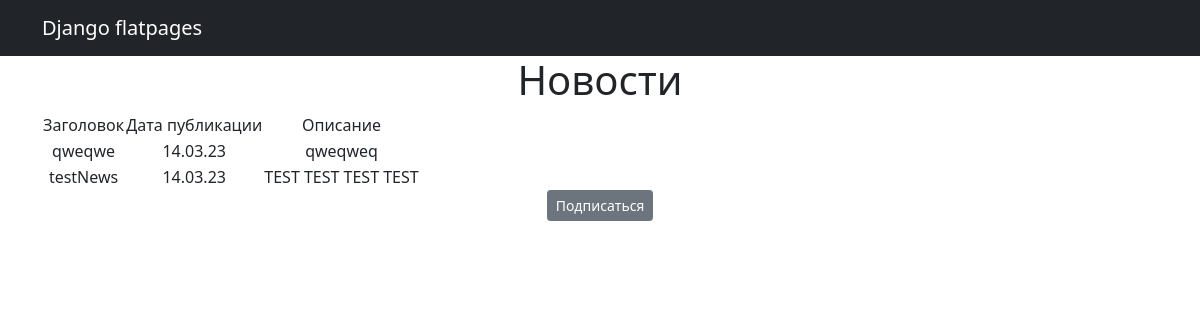
Screenshot of /news/categories/4 with the database file from the repository.
### news/models.py (models this page shows, shortened)
class Post(models.Model):
    post = 'P'
    news = 'N'
    POSITIONS = [
        (post, 'Статья'),
        (news, 'Новость')
    ]
    author_news = models.ForeignKey('Author', on_delete=models.CASCADE)
    position = models.CharField(max_length=1, choices=POSITIONS, default=news)
    data_time_create = models.DateTimeField(auto_now_add=True)
    category = models.ManyToManyField('Category', through='PostCategory')
    headline = models.CharField(max_length=255)
    text = models.TextField()
    rating = models.FloatField(default=0.0)

### news/views.py (the view)
# urls.py: path('categories/<int:pk>', CategoryListView.as_view(), name='category_list'),
class CategoryListView(ListView):
    model = Post
    template_name = 'category_list.html'
    context_object_name = 'category_news_list'
    def get_queryset(self):
        self.category = get_object_or_404(Category, id=self.kwargs['pk'])
        queryset = Post.objects.filter(category=self.category)
        return queryset
    def get_context_data(self, **kwargs):
        context = super().get_context_data(**kwargs)
        context['is_not_subscribers'] = self.request.user not in self.category.subscribers.all()
        context['category'] = self.category
        return context

### news/templatetags/custom_filters.py (called while the page is built)
@register.filter(name='censor')
def currency(value):
    cenc_words = ['чемпионат', 'популярного', 'Украине'] #Это наш словарь со словами, попавшими
    cenc_str = ' '                                       #под цензуру
    value_list = value.split() #Преобразуем наши заголовки и тексты статей в списки
    for i in value_list:
        if i in cenc_words:
            cenc_str = cenc_str + ' ' + i.replace(i, '****')
        else:
            cenc_str = cenc_str + ' ' + i
    return cenc_str

### templates/category_list.html (shortened to what this page needs)
{% extends 'flatpages/default.html' %}
{%load custom_filters%}
{% block content %}
<h1>Новости</h1>
<table>
    <tr>
        <td>Заголовок</td>
        <td>Дата публикации</td>
        <td>Описание</td>
    </tr>
    {% for cat in category_news_list %}
    <tr>
        <td>{{ cat.headline|censor }}</td>
        <td>{{ cat.data_time_create|date:'d.m.y' }}</td>
        <td>{{ cat.text|censor|truncatewords:20 }}</td>
    </tr>
    {% endfor %}
</table>
{% if is_not_subscribers %}
    <p class="text-center"><a href="{% url 'subscribe' category.id %}" class="btn btn-secondary btn-sm">Подписаться</a> </p>
{% endif %}
{% endblock content %}

### rows the page displays
Post: headline|censor "qweqwe", data_time_create "14.03.23", text|censor "qweqweq"
Post: headline|censor "testNews", data_time_create "14.03.23", text|censor "TEST TEST TEST TEST"
